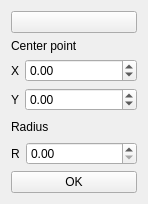
<?xml version="1.0" encoding="UTF-8"?>
<ui version="4.0">
 <class>Circ_wid</class>
 <widget class="QWidget" name="Circ_wid">
  <property name="geometry">
   <rect>
    <x>0</x>
    <y>0</y>
    <width>148</width>
    <height>204</height>
   </rect>
  </property>
  <property name="windowTitle">
   <string>Form</string>
  </property>
  <layout class="QVBoxLayout" name="verticalLayout_3">
   <item>
    <widget class="QPushButton" name="Button_canc">
     <property name="text">
      <string/>
     </property>
     <property name="icon">
      <iconset resource="GUI_PSN.qrc">
       <normaloff>:/images/cross.png</normaloff>:/images/cross.png</iconset>
     </property>
    </widget>
   </item>
   <item>
    <layout class="QVBoxLayout" name="verticalLayout">
     <item>
      <widget class="QLabel" name="label_3">
       <property name="text">
        <string>Center point</string>
       </property>
      </widget>
     </item>
     <item>
      <layout class="QHBoxLayout" name="horizontalLayout">
       <item>
        <widget class="QLabel" name="label">
         <property name="sizePolicy">
          <sizepolicy hsizetype="Maximum" vsizetype="Minimum">
           <horstretch>0</horstretch>
           <verstretch>0</verstretch>
          </sizepolicy>
         </property>
         <property name="text">
          <string>X</string>
         </property>
         <property name="buddy">
          <cstring>Cent_x</cstring>
         </property>
        </widget>
       </item>
       <item>
        <widget class="QDoubleSpinBox" name="Cent_x">
         <property name="minimum">
          <double>-10000.000000000000000</double>
         </property>
         <property name="maximum">
          <double>10000.000000000000000</double>
         </property>
        </widget>
       </item>
      </layout>
     </item>
     <item>
      <layout class="QHBoxLayout" name="horizontalLayout_2">
       <item>
        <widget class="QLabel" name="label_2">
         <property name="sizePolicy">
          <sizepolicy hsizetype="Maximum" vsizetype="Preferred">
           <horstretch>0</horstretch>
           <verstretch>0</verstretch>
          </sizepolicy>
         </property>
         <property name="text">
          <string>Y</string>
         </property>
        </widget>
       </item>
       <item>
        <widget class="QDoubleSpinBox" name="Cent_y">
         <property name="minimum">
          <double>-10000.000000000000000</double>
         </property>
         <property name="maximum">
          <double>10000.000000000000000</double>
         </property>
        </widget>
       </item>
      </layout>
     </item>
    </layout>
   </item>
   <item>
    <layout class="QVBoxLayout" name="verticalLayout_2">
     <item>
      <widget class="QLabel" name="label_4">
       <property name="text">
        <string>Radius</string>
       </property>
      </widget>
     </item>
     <item>
      <layout class="QHBoxLayout" name="horizontalLayout_3">
       <item>
        <widget class="QLabel" name="label_5">
         <property name="sizePolicy">
          <sizepolicy hsizetype="Maximum" vsizetype="Preferred">
           <horstretch>0</horstretch>
           <verstretch>0</verstretch>
          </sizepolicy>
         </property>
         <property name="text">
          <string>R</string>
         </property>
        </widget>
       </item>
       <item>
        <widget class="QDoubleSpinBox" name="Radius">
         <property name="maximum">
          <double>10000.000000000000000</double>
         </property>
        </widget>
       </item>
      </layout>
     </item>
    </layout>
   </item>
   <item>
    <widget class="QPushButton" name="Button_ok">
     <property name="text">
      <string>OK</string>
     </property>
    </widget>
   </item>
  </layout>
 </widget>
 <resources>
  <include location="GUI_PSN.qrc"/>
 </resources>
 <connections/>
</ui>
